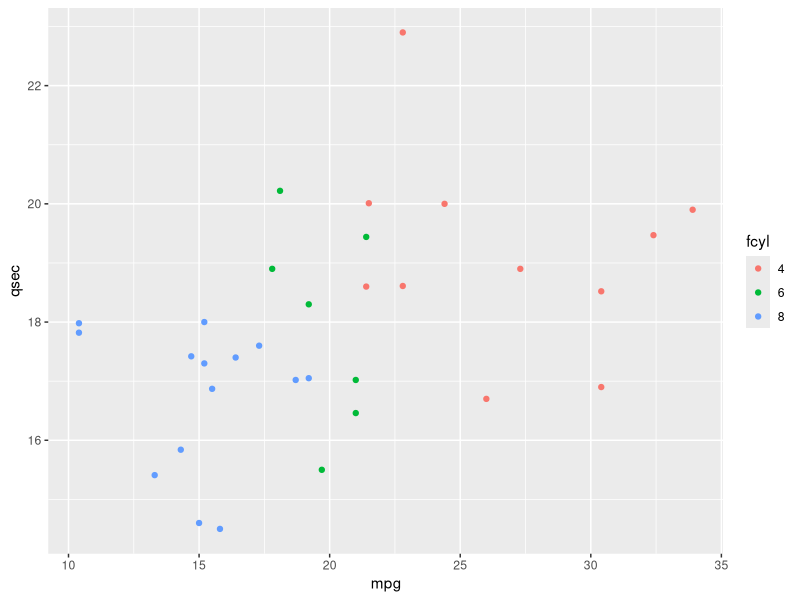
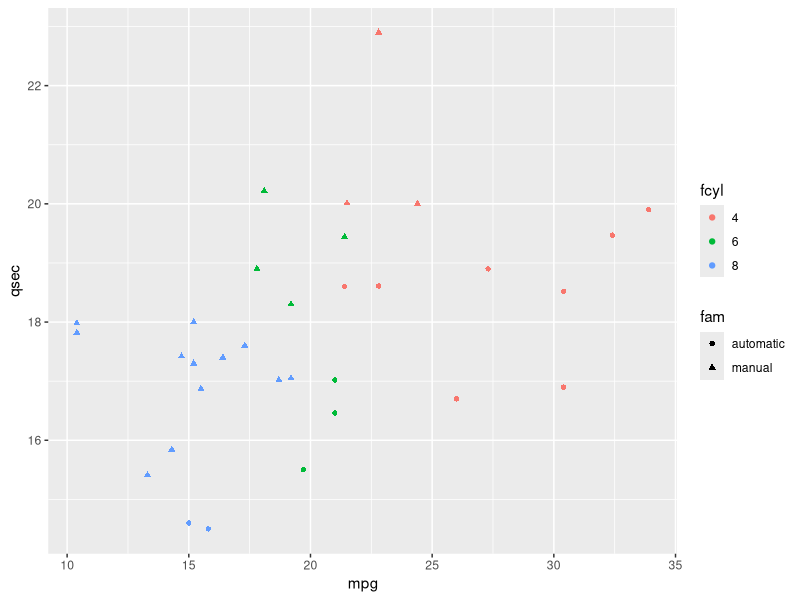
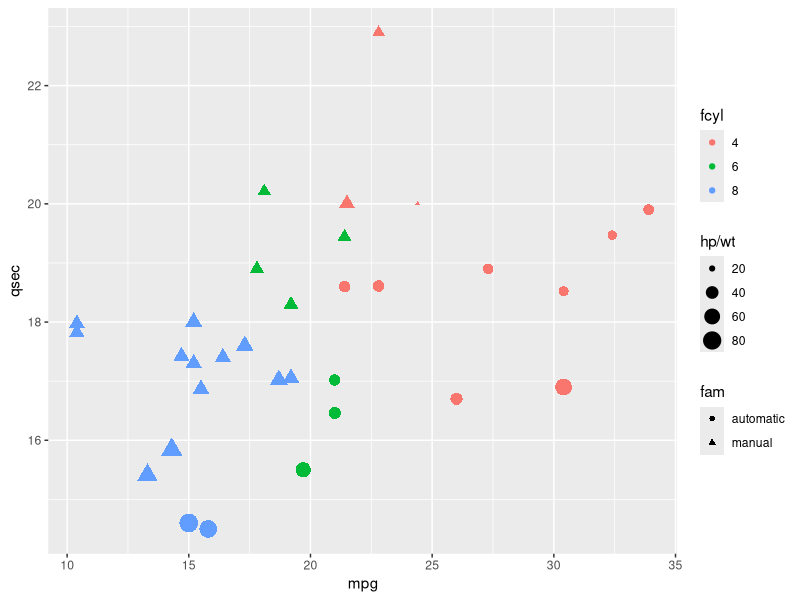

Source code (R) for these figures, in order:
# Introduction to Data Visualization with ggplot2 ----

## using attributes----

# Restart Environment ----
rm(list = ls())

# Load library ----
#install.packages("tidyverse")
library(tidyverse)
library(readr)
library(ggplot2)

# Data Manipulation
mtcars <- mtcars %>% 
          mutate(fcyl = factor(cyl))

mtcars <- mtcars %>%
          mutate(fam = factor(am,
                              levels = c(1, 0),
                              labels = c("automatic", "manual")))

# Code 1 ----
# Use mtcars to draw a plot of qsec vs. mpg, colored by fcyl. Add a point layer.
ggplot(mtcars, aes(mpg, qsec, color = fcyl)) +
  geom_point()

# Code 2 ----
# Add another aesthetic: map fam onto shape.
ggplot(mtcars, aes(mpg, qsec, color = fcyl, shape = fam)) +
  geom_point()

# Code 3 ----
# Add another two aesthetics: map hp divided by wt onto size.
# 5 aesthetics: add a mapping of size to hp / wt
ggplot(mtcars, aes(mpg, qsec, color = fcyl, shape = fam, size = hp/wt)) +
  geom_point()

